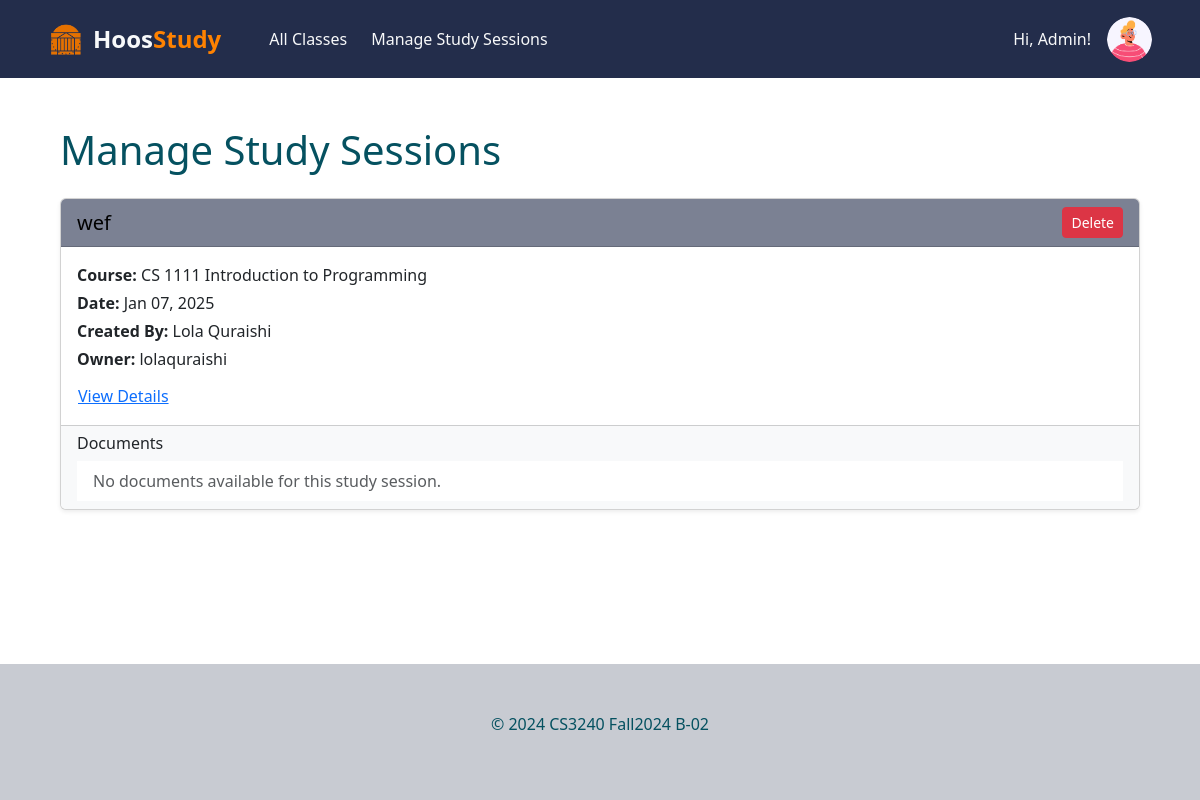
Page /pma-manage-study-sessions/ (signed in) on the committed database.
### hoos_study_app/models.py (models this page shows, shortened)
class User(AbstractUser):
    YEAR_CHOICES = [
        ('1', 'First Year'),
        ('2', 'Second Year'),
        ('3', 'Third Year'),
        ('4', 'Fourth Year'),
    ]
    is_pma_admin = models.BooleanField(default=False)
    year = models.CharField(max_length=1, choices=YEAR_CHOICES,  null=True, blank=True)
    profile_picture = models.ImageField(
        upload_to='profile_pictures/', null=True, blank=True,
        validators=[validate_file_extension, validate_file_size],
        default=random_profile_picture
    )

class StudySession(models.Model): #what we need to keep track of in the tables
    name = models.CharField('Study Session Name', max_length=200)
    course_name = models.ForeignKey(Course, on_delete=models.CASCADE)
    date = models.DateTimeField('Study Session Date')
    created_by = models.CharField(max_length=200)
    owner = models.ForeignKey(User, on_delete=models.CASCADE, related_name="owned_sessions", null=True, blank=True)
    description = models.CharField(max_length=400)
    location_name = models.CharField('Study Session Location', max_length=200)
    room_number = models.CharField(max_length=50, null=True, blank = True, default="No room number provided")
    description_of_location = models.CharField(max_length=400 )
    attendees = models.ManyToManyField(User, related_name="study_session") # now allows users to sign up for many sessions

class Course(models.Model):
    mnemonic = models.CharField(max_length=4, default="GEN")
    number = models.IntegerField(default=1000)
    title = models.CharField(max_length=100, default="HOOS")
    students = models.ManyToManyField(User, related_name="courses", blank=True)
    semester = models.CharField(max_length=20, default="N/A")
    def __str__(self):
        return f"{self.mnemonic} {self.number} {self.title}"

### hoos_study_app/views.py (the view)
# urls.py: path("pma-manage-study-sessions/", views.pma_manage_study_sessions, name="pma-manage-study-sessions"),
def pma_manage_study_sessions(request):
    study_sessions = StudySession.objects.all()
    return render(request, 'hoos_study_app/pma_manage_study_sessions.html', {'study_sessions': study_sessions})

### hoos_study_app/templates/hoos_study_app/pma_manage_study_sessions.html (shortened to what this page needs)
{% extends "base.html" %}
{% block content %}
<div class="container my-4">
    <h1 class="mb-4">Manage Study Sessions</h1>
    {% for study_session in study_sessions %}
        <div class="card mb-3 shadow-sm">
            <div class="card-header d-flex justify-content-between align-items-center" style="background-color: #7b8193; color: #000;">
                <h5 class="mb-0">{{ study_session.name }}</h5>
                <form method="POST" action="{% url 'hoos_study_app:pma_delete_study_session' study_session.id %}" class="ms-3">
                    <button type="submit" class="btn btn-sm btn-danger">Delete</button>
                </form>
            </div>
            <div class="card-body py-3">
                <p class="mb-1"><strong>Course:</strong> {{ study_session.course_name }}</p>
                <p class="mb-1"><strong>Date:</strong> {{ study_session.date|date:"M d, Y" }}</p>
                <p class="mb-1"><strong>Created By:</strong> {{ study_session.created_by }}</p>
                <p class="mb-1"><strong>Owner:</strong> {{ study_session.owner.username }}</p>
                <button class="btn btn-link text-primary p-0 mt-2" type="button" data-bs-toggle="collapse" data-bs-target="#details-{{ study_session.id }}">
                    View Details
                </button>
            </div>
            <div class="card-footer bg-light py-2">
                <h6 class="mb-2">Documents</h6>
                <ul class="list-group list-group-flush">
                    {% for document in study_session.document_set.all %}
                        <li class="list-group-item d-flex justify-content-between align-items-center">
                            <span>
                                <strong>{{ document.filename }}</strong> - {{ document.description }}
                                <a href="{{ document.file.url }}" class="text-primary ms-2">Download</a>
                            </span>
                            <form method="POST" action="{% url 'hoos_study_app:delete_document' document.id %}?from_pma=true">
                                {% csrf_token %}
                                <button type="submit" class="btn btn-sm btn-danger">Delete</button>
                            </form>
                            <!-- <form method="POST" action="{% url 'hoos_study_app:delete_document' document.id %}">
                                {% csrf_token %}
                                <button type="submit" class="btn btn-sm btn-danger">Delete</button>
                            </form> -->
                        </li>
                    {% empty %}
                        <li class="list-group-item text-muted">No documents available for this study session.</li>
                    {% endfor %}
                </ul>
            </div>
        </div>
    {% empty %}
        <div class="alert alert-info">No study sessions available.</div>
    {% endfor %}
</div>
{% endblock %}

### hoos_study_app/templates/base.html (shortened to what this page needs)
<!DOCTYPE html>
<html lang="en">
<head>
    {% load static %}
    <link rel="stylesheet" href="{% static 'hoos_study_app/css/styles.css' %}">
    <link href="https://cdn.jsdelivr.net/npm/bootstrap@5.3.3/dist/css/bootstrap.min.css" rel="stylesheet"
>
    <link rel="stylesheet" href="https://cdn.jsdelivr.net/npm/bootstrap-icons@1.11.3/font/bootstrap-icons.min.css">
</head>
<body class="d-flex flex-column min-vh-100">
  <header class="navbar navbar-expand-lg py-3" style="background-color: #232D4B;">
    <nav class="container-xxl px-5">
      <div class="collapse navbar-collapse text-light" id="navbarToggler">
        <a class="navbar-brand d-flex align-items-center me-5 fw-bold text-light" href="{% url 'hoos_study_app:home' %}" style="text-decoration: none;">
            <img src="{% static 'hoos_study_app/img/rotundaIcon.png' %}"
                alt="Rotunda Icon"
                style="width: 35px; height: 35px; margin-right: 10px;">
            <span style="font-size: 1.5rem; font-weight: bold;">Hoos<span style="color: #FF8200;">Study</span></span>
        </a>
        <a class="nav-link me-4" href="{% url 'hoos_study_app:class-list' %}">
          All Classes
        </a>
        {% if user.is_pma_admin %}
        <a class="nav-link me-4" href="{% url 'hoos_study_app:pma-manage-study-sessions' %}">
          Manage Study Sessions
        </a>
        {% endif %}
      </div>
      <div class="ms-auto">
        {% if user.is_authenticated %}
        <div class="d-flex align-items-center text-light">
          <p class="me-3 mb-0">Hi, {{ user.first_name }}!</p>
          <div id="profile-picture-dropdown" class="nav-item dropdown">
            <a class="nav-link dropdown-toggle" href="#" role="button" data-bs-toggle="dropdown" aria-expanded="false">
              <img id="profile-picture"
                 class="rounded-circle"
                 src="{% if user.profile_picture %}{{ user.profile_picture.url }}{% endif %}"
                 style="width: 45px; height: 45px; object-fit: cover;">
            </a>
          </div>
        </div>
        {% else %}
          <a href="{% url 'account_login' %}" class="btn btn-light">
            <i class="bi bi-box-arrow-in-right me-1"></i>
            Log In
          </a>
        {% endif %}
      </div>
    </nav>
  </header>
  {% block main %}
  <div id="content" class="container-xxl px-5 flex-grow-1 my-4 text-info-emphasis">
    {% block content %}{% endblock %}
  </div>
  {% endblock main %}
  <div class="py-5" style="background-color: #C8CBD2;">
    <footer class="container-xxl text-center text-info-emphasis">
      <p>© 2024 CS3240 Fall2024 B-02</p>
    </footer>
  </div>
</body>

### static/hoos_study_app/css/styles.css (style rules this page uses)
#profile-picture-dropdown .nav-link.dropdown-toggle::after { display: none; }

### rows in the picture
User: first_name "Admin", profile_picture (picture)
StudySession: name "wef", course_name "CS 1111 Introduction to Programming", date "Jan 07, 2025", created_by "Lola Quraishi", owner.username "lolaquraishi"
